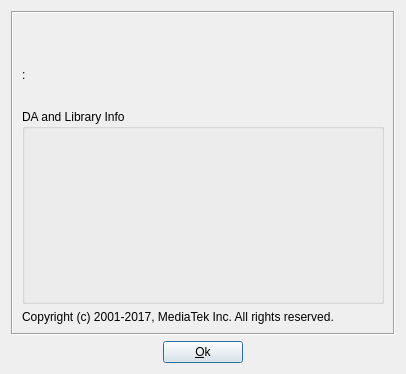
<?xml version="1.0" encoding="UTF-8"?>
<ui version="4.0">
 <class>AboutDialog</class>
 <widget class="QDialog" name="AboutDialog">
  <property name="windowModality">
   <enum>Qt::NonModal</enum>
  </property>
  <property name="enabled">
   <bool>true</bool>
  </property>
  <property name="geometry">
   <rect>
    <x>0</x>
    <y>0</y>
    <width>406</width>
    <height>374</height>
   </rect>
  </property>
  <property name="sizePolicy">
   <sizepolicy hsizetype="Ignored" vsizetype="Ignored">
    <horstretch>0</horstretch>
    <verstretch>0</verstretch>
   </sizepolicy>
  </property>
  <property name="windowTitle">
   <string>About MaxregnerOS Flash Tool</string>
  </property>
  <property name="windowIcon">
   <iconset resource="../icon.qrc">
    <normaloff>:/images/application.png</normaloff>:/images/application.png</iconset>
  </property>
  <layout class="QVBoxLayout" name="verticalLayout_3">
   <item>
    <widget class="QFrame" name="frame">
     <property name="frameShape">
      <enum>QFrame::Box</enum>
     </property>
     <property name="frameShadow">
      <enum>QFrame::Sunken</enum>
     </property>
     <layout class="QVBoxLayout" name="verticalLayout_2">
      <item>
       <widget class="QLabel" name="label_title">
        <property name="font">
         <font>
          <family>Arial Unicode MS</family>
          <pointsize>22</pointsize>
          <weight>50</weight>
          <bold>false</bold>
         </font>
        </property>
        <property name="text">
         <string/>
        </property>
       </widget>
      </item>
      <item>
       <widget class="QLabel" name="label_build_date">
        <property name="text">
         <string>:</string>
        </property>
       </widget>
      </item>
      <item>
       <widget class="QLabel" name="label_comment">
        <property name="text">
         <string/>
        </property>
       </widget>
      </item>
      <item>
       <widget class="QGroupBox" name="groupBox_DA_and_DLL_Info">
        <property name="title">
         <string>DA and Library Info</string>
        </property>
        <layout class="QVBoxLayout" name="verticalLayout">
         <item>
          <widget class="QLabel" name="label_DA">
           <property name="font">
            <font>
             <weight>75</weight>
             <bold>true</bold>
            </font>
           </property>
           <property name="text">
            <string/>
           </property>
          </widget>
         </item>
         <item>
          <widget class="QLabel" name="label_DA_Build_Date">
           <property name="text">
            <string/>
           </property>
          </widget>
         </item>
         <item>
          <widget class="QLabel" name="label_Brom">
           <property name="font">
            <font>
             <weight>75</weight>
             <bold>true</bold>
            </font>
           </property>
           <property name="text">
            <string/>
           </property>
          </widget>
         </item>
         <item>
          <widget class="QLabel" name="label_Brom_Release_Type">
           <property name="text">
            <string/>
           </property>
          </widget>
         </item>
         <item>
          <widget class="QLabel" name="label_Brom_Build_Date">
           <property name="text">
            <string/>
           </property>
          </widget>
         </item>
         <item>
          <widget class="QLabel" name="label_Eboot">
           <property name="font">
            <font>
             <weight>75</weight>
             <bold>true</bold>
            </font>
           </property>
           <property name="text">
            <string/>
           </property>
          </widget>
         </item>
         <item>
          <widget class="QLabel" name="label_Eboot_Release_Type">
           <property name="text">
            <string/>
           </property>
          </widget>
         </item>
         <item>
          <widget class="QLabel" name="label_Eboot_Build_Date">
           <property name="text">
            <string/>
           </property>
          </widget>
         </item>
        </layout>
       </widget>
      </item>
      <item>
       <widget class="QLabel" name="label_copyright">
        <property name="text">
         <string>Copyright (c) 2001-2017, MediaTek Inc. All rights reserved.</string>
        </property>
       </widget>
      </item>
     </layout>
    </widget>
   </item>
   <item>
    <layout class="QHBoxLayout" name="horizontalLayout">
     <item>
      <spacer name="horizontalSpacer">
       <property name="orientation">
        <enum>Qt::Horizontal</enum>
       </property>
       <property name="sizeHint" stdset="0">
        <size>
         <width>40</width>
         <height>20</height>
        </size>
       </property>
      </spacer>
     </item>
     <item>
      <widget class="QPushButton" name="pushButton_Ok">
       <property name="text">
        <string>&amp;Ok</string>
       </property>
      </widget>
     </item>
     <item>
      <spacer name="horizontalSpacer_2">
       <property name="orientation">
        <enum>Qt::Horizontal</enum>
       </property>
       <property name="sizeHint" stdset="0">
        <size>
         <width>40</width>
         <height>20</height>
        </size>
       </property>
      </spacer>
     </item>
    </layout>
   </item>
  </layout>
 </widget>
 <resources>
  <include location="../icon.qrc"/>
 </resources>
 <connections>
  <connection>
   <sender>pushButton_Ok</sender>
   <signal>clicked()</signal>
   <receiver>AboutDialog</receiver>
   <slot>close()</slot>
   <hints>
    <hint type="sourcelabel">
     <x>173</x>
     <y>294</y>
    </hint>
    <hint type="destinationlabel">
     <x>264</x>
     <y>299</y>
    </hint>
   </hints>
  </connection>
 </connections>
</ui>
